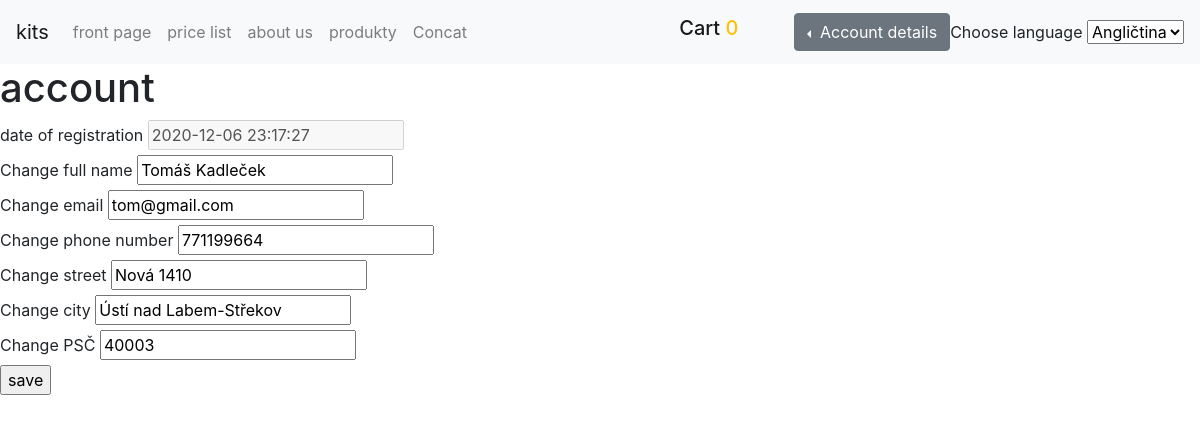
/account.php (signed in), run on the app's committed database.
### tables this page shows
CREATE TABLE IF NOT EXISTS `accounts` (
  `account_id` int(11) NOT NULL AUTO_INCREMENT COMMENT 'The id of account',
  `account_name` varchar(100) NOT NULL COMMENT 'name of account',
  `account_password` text NOT NULL COMMENT 'the password for this account',
  `account_mail` varchar(200) NOT NULL COMMENT 'The email for this account',
  `account_rank` int(11) NOT NULL DEFAULT '3' COMMENT 'The foreign ID of administration group of accounts...',
  `account_reg_date` datetime NOT NULL COMMENT 'The date when this account was registred',
  `account_phone` int(12) NOT NULL,
  `account_republika` varchar(100) NOT NULL,
  `account_ulice` text NOT NULL,
  `account_mesto` varchar(50) NOT NULL,
  `account_psc` int(11) NOT NULL,
  `account_ip` text NOT NULL,
  PRIMARY KEY (`account_id`)
);

### lang/en.php (called while the page is built)
<?php
$lang = array(
    "title" => "kits",
    "login" => "login",
    "logout" => "logout",
    "forgotPassword" => "forgot password",
    "account" => "Account name",
    "repeatPassword" => "Repeat password",
    "registration" => "registration",
    "activateAccount" => "Account activation",
    "firstName" => "First name",
    "lastName" => "Last name",
    "prihlasovaciEmail" => "Přihlašovací email",
    "fullName" => "Jméno a příjmení (název firmy)",
    "ulice" => "ulice",
    "Mesto" => "Město",
    "PSC" => "Poštovní směrovací číslo",
    "fakturacniUdaje" => "Fakturační údaje",
    "Phone" => "Phone",
    "DateBirth" => "date",
    "companyName" => "Název firmy",
    "gender" => "Pohlaví",
    "newPassword" => "Generace nového hesla",
    "uvod" => "uvod",
    "obchodniPodminky" => "obchodní podmínky",
    "produkty" => "produkty",
    "uvod" => "front page",
    "cenik" => "price list",
    "kontakt" => "Concat",
    "oNas" => "about us",
    "novinky" => "novinky",
    "account" => "account",
    "accountDetails" => "Account details",
    "exit" => "exit",
    "administrativa" => "administration",
    "nemamUcet" => "You don't have a account register here?",
    "emailVloz" => "enter email",
    "email" => "email",
    "passwordVloz" => "enter passowrd",
    "password" => "password",
    "registruj" => "Register account",
    "zmenaJmena" => "Change full name",
    "zmenaEmailu" => "Change email",
    "zmenaTelefonu" => "Change phone number",
    "zmenaUlice" => "Change street",
    "zmenaMesto" => "Change city",
    "zmenaPsc" => "Change PSČ",
    "save" => "save",
    "account_reg_date" => "date of registration",
    "langchoice" => "Change language",
    "expiration" => "Remember me!",
    "RegistrationSuccessfully" => "Register Successfully..... Please Click On Login Account Link",
    "LoginSuccessfully" => "Successfully Login...",
    "kosik" => "Přidej do košíku",
    "HaError" => "HaError",
    "vyberJazyk" => "Choose language",
    "EnglishChoose" => "Angličtina",
    "CestinaChoose" => "Čeština",
    "koupit" => "buy goods",
    "doprava" => "Select Transportation: ",
    "platba" => "Select payment type: ",
    "emptyKosik" => "Cart is Empty",
    "Cart" => "Cart",
    "MyCart" => "My Cart",
    "delivery" => "Delivery Charges",
    "PriceDetails" => "PRICE DETAILS",
    "Price" => "Price",
    "items" => "Items",
    "AmountPayable" => "Amount Payable",
    "FREE" => "SELECT IN THE NEXT STEP"
);

### account.php (the view, shortened to what this page needs)
<?php
require 'config/configDB.php';
?>
<!DOCTYPE html>
<html lang="en">
<head>
    <link rel="stylesheet" href="https://stackpath.bootstrapcdn.com/bootstrap/4.5.2/css/bootstrap.min.css">
    <link rel="stylesheet" href="https://maxcdn.bootstrapcdn.com/bootstrap/4.0.0/css/bootstrap.min.css">
</head>
<body>
    <?php include('pohledy/doplnky/header.php'); ?>
    <h1><?php echo $lang['account']; ?></h1>
    <?php
    if (isset($_COOKIE['login'])) { ?>
        <form method="post">
            <div>
                <label><?php echo $lang['account_reg_date'] ?></label>
                <input type="text" name="account_reg_date" value="<?php echo $row['account_reg_date']; ?>" disabled>
            </div>
            <div>
                <label><?php echo $lang['zmenaJmena'] ?></label>
                <input type="text" name="account_name" value="<?php echo $row['account_name']; ?>">
            </div>
            <div>
                <label><?php echo $lang['zmenaEmailu'] ?></label>
                <input type="text" name="account_email" value="<?php echo $row['account_mail']; ?>">
            </div>
            <div>
                <label><?php echo $lang['zmenaTelefonu'] ?></label>
                <input type="text" name="account_phone" value="<?php echo $row['account_phone']; ?>">
            </div>
            <div>
                <label><?php echo $lang['zmenaUlice'] ?></label>
                <input type="text" name="account_ulice" value="<?php echo $row['account_ulice']; ?>">
            </div>
            <div>
                <label><?php echo $lang['zmenaMesto'] ?></label>
                <input type="text" name="account_mesto" value="<?php echo $row['account_mesto']; ?>">
            </div>
            <div>
                <label><?php echo $lang['zmenaPsc'] ?></label>
                <input type="text" name="account_psc" value="<?php echo $row['account_psc']; ?>">
            </div>
            <input type="submit" name="save" value="<?php echo $lang['save'] ?>">
        </form>
    <?php
    }
    ?>
</body>
</html>

### data on the page
accounts: account_reg_date "2020-12-06 23:17:27", account_name "Tomáš Kadleček", account_email "tom@gmail.com", account_phone "771199664", account_ulice "Nová 1410", account_mesto "Ústí nad Labem-Střekov", account_psc "40003"

### other printed values
$lang['title'] "kits"
$lang['uvod'] "front page"
$lang['cenik'] "price list"
$lang['oNas'] "about us"
$lang['produkty'] "produkty"
$lang['kontakt'] "Concat"
$lang['Cart'] "Cart"
$lang['accountDetails'] "Account details"
$lang['vyberJazyk'] "Choose language"
$lang['account'] "account"
$lang['account_reg_date'] "date of registration"
$lang['zmenaJmena'] "Change full name"
$lang['zmenaEmailu'] "Change email"
$lang['zmenaTelefonu'] "Change phone number"
$lang['zmenaUlice'] "Change street"
